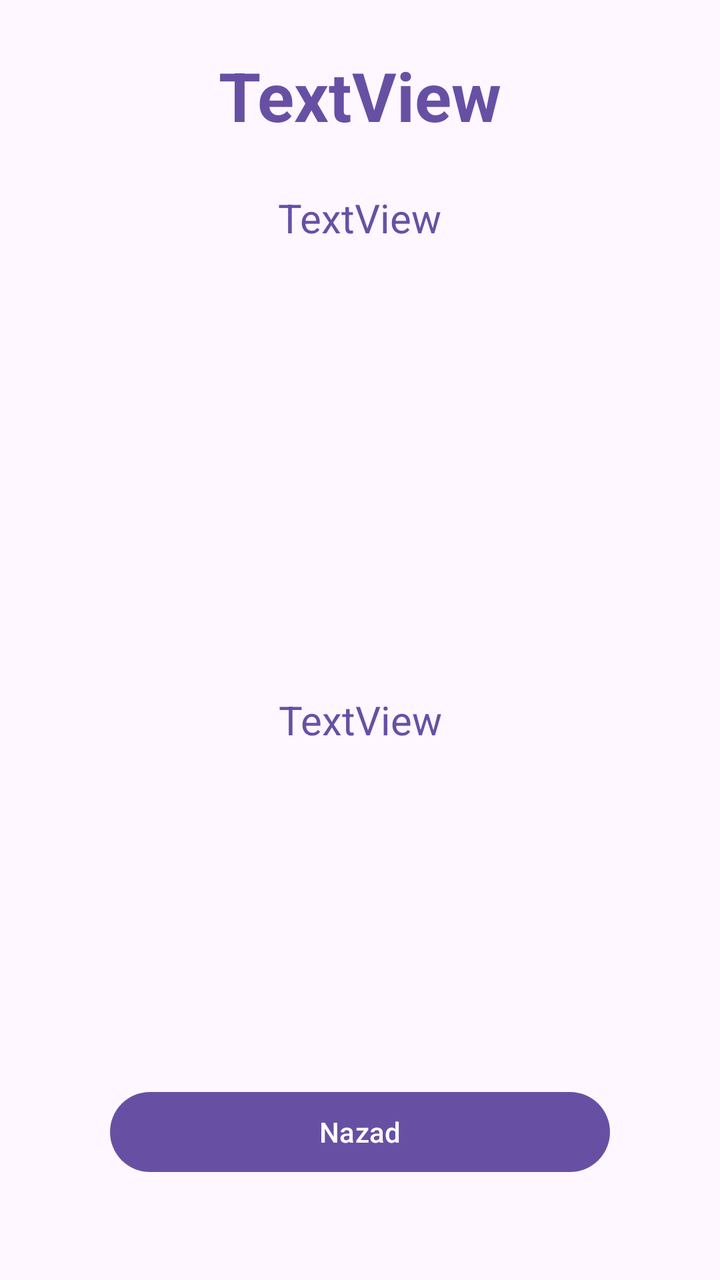
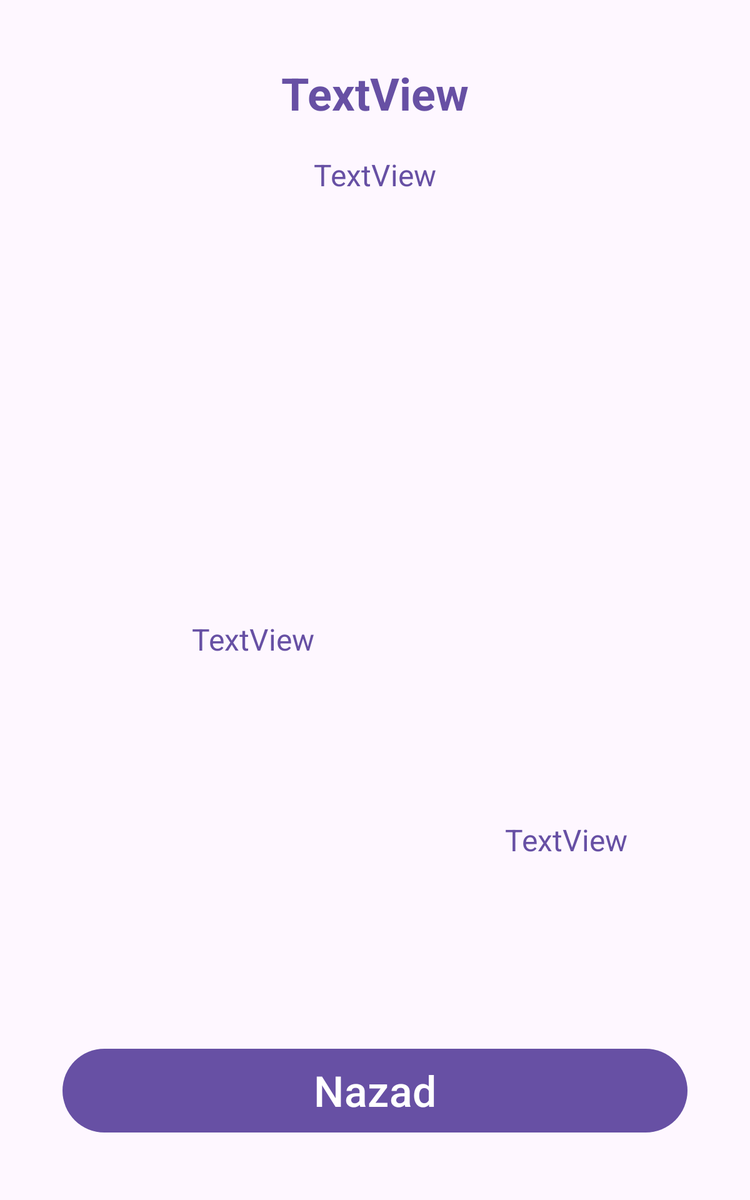

Two renders of one Android screen. The first uses the default layout on a phone; the second uses the alternative layout the repository ships for a different screen configuration, on a matching device. The two XML files are below.
<!-- AndroidManifest.xml: application theme Theme.Projekat -->
<!-- res/layout/activity_vremenska_prognoza.xml -->
<?xml version="1.0" encoding="utf-8"?>
<androidx.constraintlayout.widget.ConstraintLayout xmlns:android="http://schemas.android.com/apk/res/android"
    xmlns:app="http://schemas.android.com/apk/res-auto"
    xmlns:tools="http://schemas.android.com/tools"
    android:id="@+id/main"
    android:layout_width="match_parent"
    android:layout_height="match_parent"
    tools:context=".VremenskaPrognozaActivity">

    <TextView
        android:id="@+id/tvNazivLokacije"
        android:layout_width="250dp"
        android:layout_height="wrap_content"
        android:layout_marginStart="50dp"
        android:layout_marginTop="25dp"
        android:layout_marginEnd="50dp"
        android:text="TextView"
        android:textAlignment="center"
        android:textColor="#ff6750a4"
        android:textSize="34sp"
        android:textStyle="bold"
        app:layout_constraintEnd_toEndOf="parent"
        app:layout_constraintStart_toStartOf="parent"
        app:layout_constraintTop_toTopOf="parent" />

    <TextView
        android:id="@+id/tvKordinate"
        android:layout_width="wrap_content"
        android:layout_height="wrap_content"
        android:layout_marginStart="50dp"
        android:layout_marginTop="25dp"
        android:layout_marginEnd="50dp"
        android:text="TextView"
        android:textColor="#ff6750a4"
        android:textSize="20sp"
        app:layout_constraintEnd_toEndOf="parent"
        app:layout_constraintStart_toStartOf="parent"
        app:layout_constraintTop_toBottomOf="@+id/tvNazivLokacije" />

    <Button
        android:id="@+id/btnNazad3"
        android:layout_width="250dp"
        android:layout_height="wrap_content"
        android:layout_marginStart="50dp"
        android:layout_marginEnd="50dp"
        android:layout_marginBottom="50dp"
        android:text="Nazad"
        app:layout_constraintBottom_toBottomOf="parent"
        app:layout_constraintEnd_toEndOf="parent"
        app:layout_constraintStart_toStartOf="parent" />

    <TextView
        android:id="@+id/tvPrognoza"
        android:layout_width="wrap_content"
        android:layout_height="wrap_content"
        android:layout_marginStart="50dp"
        android:layout_marginTop="25dp"
        android:layout_marginEnd="50dp"
        android:text="TextView"
        android:textColor="#ff6750a4"
        android:textSize="20dp"
        app:layout_constraintEnd_toEndOf="parent"
        app:layout_constraintHorizontal_bias="0.501"
        app:layout_constraintStart_toStartOf="parent"
        app:layout_constraintTop_toBottomOf="@+id/imgIkonica" />

    <ImageView
        android:id="@+id/imgIkonica"
        android:layout_width="197dp"
        android:layout_height="149dp"
        android:layout_marginStart="50dp"
        android:layout_marginTop="50dp"
        android:layout_marginEnd="50dp"
        app:layout_constraintEnd_toEndOf="parent"
        app:layout_constraintStart_toStartOf="parent"
        app:layout_constraintTop_toBottomOf="@+id/tvKordinate"
        tools:srcCompat="@tools:sample/avatars" />

    <TextView
        android:id="@+id/tvPrognoza7Dana"
        android:layout_width="wrap_content"
        android:layout_height="wrap_content"
        android:layout_marginStart="50dp"
        android:layout_marginTop="100dp"
        android:layout_marginEnd="50dp"
        android:layout_marginBottom="100dp"
        android:text="TextView"
        android:textColor="#ff6750a4"
        android:textSize="20dp"
        app:layout_constraintBottom_toTopOf="@+id/btnNazad3"
        app:layout_constraintEnd_toEndOf="parent"
        app:layout_constraintStart_toStartOf="parent"
        app:layout_constraintTop_toBottomOf="@+id/tvPrognoza" />
</androidx.constraintlayout.widget.ConstraintLayout>
<!-- resources referenced by this layout -->
<resources>
  <!-- from res/values-v23/ -->
  <style name="Theme.Projekat" parent="Base.Theme.Projekat">
      
      <item name="android:navigationBarColor">@android:color/transparent</item>
      <item name="android:statusBarColor">@android:color/transparent</item>
      <item name="android:windowLightStatusBar">?attr/isLightTheme</item>
    </style>
  <style name="Base.Theme.Projekat" parent="Theme.Material3.DayNight.NoActionBar">
          
          
      </style>
</resources>
<!-- res/layout-sw600dp/activity_vremenska_prognoza.xml (the repository's variant of the layout above) -->
<!-- drawn on a 7-inch tablet held upright -->
<?xml version="1.0" encoding="utf-8"?>
<androidx.constraintlayout.widget.ConstraintLayout xmlns:android="http://schemas.android.com/apk/res/android"
    xmlns:app="http://schemas.android.com/apk/res-auto"
    xmlns:tools="http://schemas.android.com/tools"
    android:id="@+id/main"
    android:layout_width="match_parent"
    android:layout_height="match_parent"
    tools:context=".VremenskaPrognozaActivity">

    <TextView
        android:id="@+id/tvNazivLokacije"
        android:layout_width="wrap_content"
        android:layout_height="wrap_content"
        android:layout_marginStart="50dp"
        android:layout_marginTop="50dp"
        android:layout_marginEnd="50dp"
        android:text="TextView"
        android:textColor="#ff6750a4"
        android:textSize="36dp"
        android:textStyle="bold"
        app:layout_constraintEnd_toEndOf="parent"
        app:layout_constraintStart_toStartOf="parent"
        app:layout_constraintTop_toTopOf="parent" />

    <TextView
        android:id="@+id/tvKordinate"
        android:layout_width="wrap_content"
        android:layout_height="wrap_content"
        android:layout_marginStart="50dp"
        android:layout_marginTop="25dp"
        android:layout_marginEnd="50dp"
        android:text="TextView"
        android:textColor="#ff6750a4"
        android:textSize="24sp"
        app:layout_constraintEnd_toEndOf="parent"
        app:layout_constraintStart_toStartOf="parent"
        app:layout_constraintTop_toBottomOf="@+id/tvNazivLokacije" />

    <Button
        android:id="@+id/btnNazad3"
        android:layout_width="500dp"
        android:layout_height="75dp"
        android:layout_marginStart="50dp"
        android:layout_marginEnd="50dp"
        android:layout_marginBottom="50dp"
        android:text="Nazad"
        android:textSize="34sp"
        app:layout_constraintBottom_toBottomOf="parent"
        app:layout_constraintEnd_toEndOf="parent"
        app:layout_constraintStart_toStartOf="parent" />

    <TextView
        android:id="@+id/tvPrognoza"
        android:layout_width="wrap_content"
        android:layout_height="wrap_content"
        android:layout_marginStart="50dp"
        android:layout_marginTop="60dp"
        android:layout_marginEnd="50dp"
        android:text="TextView"
        android:textColor="#ff6750a4"
        android:textSize="24sp"
        app:layout_constraintEnd_toEndOf="parent"
        app:layout_constraintHorizontal_bias="0.258"
        app:layout_constraintStart_toStartOf="parent"
        app:layout_constraintTop_toBottomOf="@+id/imgIkonica" />

    <ImageView
        android:id="@+id/imgIkonica"
        android:layout_width="191dp"
        android:layout_height="215dp"
        android:layout_marginStart="50dp"
        android:layout_marginTop="64dp"
        android:layout_marginEnd="50dp"
        app:layout_constraintEnd_toEndOf="parent"
        app:layout_constraintHorizontal_bias="0.243"
        app:layout_constraintStart_toStartOf="parent"
        app:layout_constraintTop_toBottomOf="@+id/tvKordinate"
        tools:srcCompat="@tools:sample/avatars" />

    <TextView
        android:id="@+id/tvPrognoza7Dana"
        android:layout_width="wrap_content"
        android:layout_height="wrap_content"
        android:text="TextView"
        android:textColor="#ff6750a4"
        android:textSize="24sp"
        app:layout_constraintBottom_toBottomOf="parent"
        app:layout_constraintEnd_toEndOf="parent"
        app:layout_constraintHorizontal_bias="0.472"
        app:layout_constraintStart_toEndOf="@+id/imgIkonica"
        app:layout_constraintTop_toTopOf="parent"
        app:layout_constraintVertical_bias="0.707" />
</androidx.constraintlayout.widget.ConstraintLayout>
